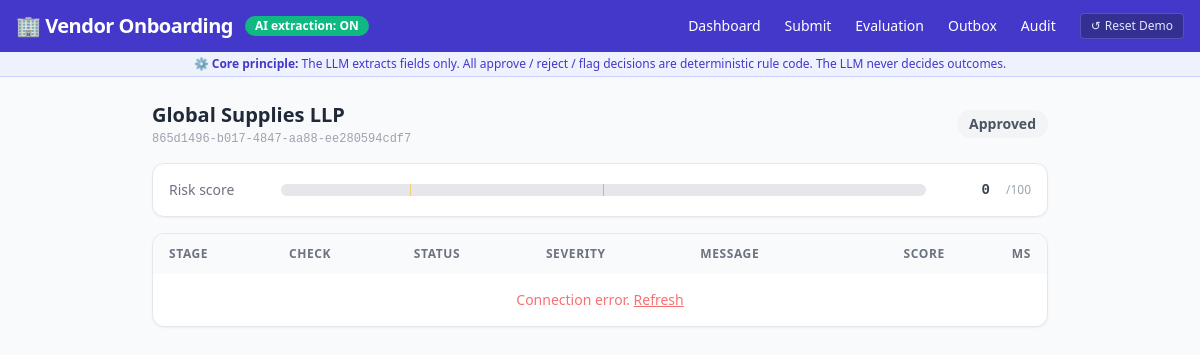
The page /submissions/865d1496-b017-4847-aa88-ee280594cdf7/run on the database its author committed.
### app/models.py (models this page shows, shortened)
class VendorSubmission(Base):
    __tablename__ = "vendor_submission"
    id = Column(String, primary_key=True)
    created_at = Column(String, nullable=False)
    status = Column(String, nullable=False, default="draft")
    legal_name = Column(String, nullable=False)
    trade_name = Column(String, nullable=True)
    entity_type = Column(String, nullable=False)
    pan = Column(String, nullable=True)
    gstin = Column(String, nullable=True)
    cin = Column(String, nullable=True)
    llpin = Column(String, nullable=True)
    ifsc = Column(String, nullable=True)
    bank_account_number = Column(String, nullable=True)       # HMAC-SHA256 digest
    bank_account_number_last4 = Column(String, nullable=True)
    udyam_number = Column(String, nullable=True)
    udyam_category = Column(String, nullable=True)
    udyam_activity_type = Column(String, nullable=True)
    address_line = Column(Text, nullable=True)
    address_state_code = Column(String, nullable=True)
    email = Column(String, nullable=True)
    raw_json = Column(Text, nullable=True)
    soft_risk_score = Column(Float, nullable=True, default=0.0)
    payment_term_cap_days = Column(Integer, nullable=True)
    agreed_payment_days = Column(Integer, nullable=True)      # buyer-side input; NULL → 15-day default
    attempt_no = Column(Integer, nullable=False, default=1)

### app/routers/submissions.py (the view)
@router.get("/submissions/{sub_id}/run", response_class=HTMLResponse)
async def run_view(request: Request, sub_id: str, db: Session = Depends(get_db)):
    submission = db.query(VendorSubmission).filter(VendorSubmission.id == sub_id).first()
    if not submission:
        raise HTTPException(status_code=404, detail="Submission not found")
    return templates.TemplateResponse(
        request=request,
        name="run_view.html",
        context={"submission": submission},
    )

### app/database.py (called while the page is built)
def get_db():
    db: Session = SessionLocal()
    try:
        yield db
    finally:
        db.close()

### app/pipeline/extractor.py (called while the page is built)
def get_extractor_mode() -> str:
    return os.getenv("EXTRACTOR_MODE", "auto").strip().lower()

def is_ai_extraction_enabled() -> bool:
    if get_extractor_mode() == "offline":
        return False
    if _CIRCUIT_BREAKER_TRIPPED:
        return False
    return bool(os.getenv("GEMINI_API_KEY"))

### app/templates.py (called while the page is built)
def is_demo_mode() -> bool:
    return os.getenv("DEMO_MODE", "true").lower() in ("true", "1", "yes")

### templates/run_view.html (shortened to what this page needs)
{% extends "base.html" %}
{% block content %}
<div class="max-w-4xl mx-auto">
  <div class="mb-4 flex items-center justify-between">
    <div>
      <h1 class="text-xl font-bold text-gray-800">{{ submission.legal_name }}</h1>
      <p class="text-xs text-gray-400 font-mono mt-0.5">{{ submission.id }}</p>
    </div>
    <span id="status-badge"
          class="px-3 py-1 rounded-full text-sm font-semibold
                 {% if submission.status == 'processing' or submission.status == 'submitted' %}bg-blue-100 text-blue-700
                 {% else %}bg-gray-100 text-gray-600{% endif %}">
      {{ submission.status.replace("_"," ").title() }}
    </span>
  </div>
  <div class="bg-white rounded-xl border border-gray-200 shadow-sm p-4 mb-4 flex items-center gap-4">
    <span class="text-sm text-gray-500 font-medium w-24">Risk score</span>
    <div class="flex-1 bg-gray-200 rounded-full h-3 relative">
    </div>
    <span id="risk-score" class="text-sm font-mono font-bold text-gray-700 w-12 text-right">0</span>
    <span class="text-xs text-gray-400">/100</span>
  </div>
  <div class="bg-white rounded-xl border border-gray-200 shadow-sm overflow-hidden">
    <table class="min-w-full text-sm">
      <thead class="bg-gray-50 text-xs text-gray-500 uppercase tracking-wider">
        <tr>
          <th class="px-4 py-3 text-left">Stage</th>
          <th class="px-4 py-3 text-left">Check</th>
          <th class="px-4 py-3 text-left">Status</th>
          <th class="px-4 py-3 text-left">Severity</th>
          <th class="px-4 py-3 text-left">Message</th>
          <th class="px-4 py-3 text-right">Score</th>
          <th class="px-4 py-3 text-right">ms</th>
        </tr>
      </thead>
      <tbody id="events-table" class="divide-y divide-gray-100">
      </tbody>
    </table>
  </div>
</div>
{% endblock %}

### rows shown on the page
VendorSubmission: legal_name "Global Supplies LLP", id "865d1496-b017-4847-aa88-ee280594cdf7", status.replace "Approved"
